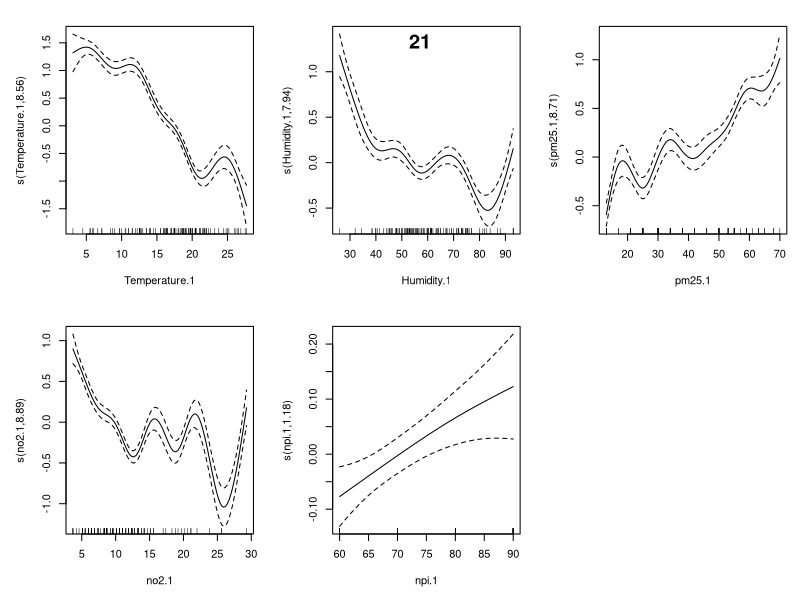
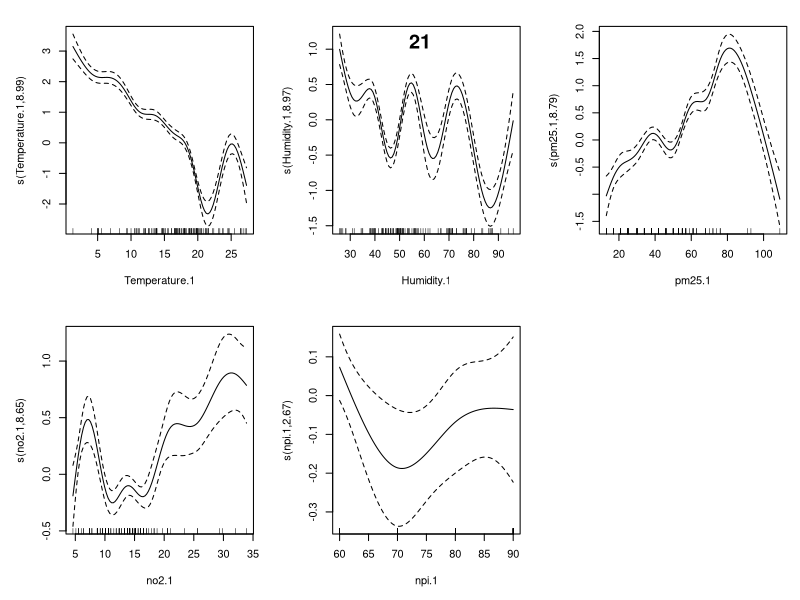

Generate these figures, in order, with R: (Note: this script raises an error after producing the figures.)
## ---- chunk 1
require(mgcv)
bologna <- read.csv("bologna_full.csv")
bologna <- na.omit(bologna)

modena <- read.csv("modena_full.csv")
modena <- na.omit(modena)

florence <- read.csv("florence_full.csv")
florence <- na.omit(florence)

rome <- read.csv("rome_full.csv")
rome <- na.omit(rome)

num_lag <- 21
climate_lag <- 4
## ---- chunk 2
for(i in num_lag:num_lag) {
num_lag <- i
bologna <- read.csv("bologna_full.csv") #Read in file
#Push temperature&humidity data back climate_lag days by adding empty data in front
#rep(NA, n) creates a vector of length n filled with NA
bologna$Temperature.1 <- c(rep(NA, climate_lag),  bologna$Temperature[(1):(nrow(bologna)-climate_lag)]) 
bologna$Humidity.1 <- c(rep(NA, climate_lag), bologna$Humidity[(1):(nrow(bologna)-climate_lag)])
bologna$pm25.1 <- c(rep(NA, climate_lag), bologna$pm25[(1):(nrow(bologna)-climate_lag)])
bologna$no2.1 <- c(rep(NA, climate_lag), bologna$no2[(1):(nrow(bologna)-climate_lag)])


#push npi back num_lag days
bologna$npi.1 <- c(rep(NA, num_lag), bologna$npi[(1):(nrow(bologna)-num_lag)])
#Omit the new NAs
bologna <- na.omit(bologna)

infections.gam <- gam(Daily ~ s(Temperature.1) + s(Humidity.1) + s(pm25.1) + s(no2.1)+ s(npi.1, k=4), family=poisson(link="log"), data=bologna)
plot(infections.gam,scale=0,se=2, shade=TRUE,pages=1)
title(main = i)
}
## ---- chunk 3
for(i in num_lag:num_lag) {
num_lag <- i
modena <- read.csv("modena_full.csv") #Read in file
#Push temperature&humidity data back climate_lag days by adding empty data in front
#rep(NA, n) creates a vector of length n filled with NA
modena$Temperature.1 <- c(rep(NA, climate_lag),  modena$Temperature[(1):(nrow(modena)-climate_lag)]) 
modena$Humidity.1 <- c(rep(NA, climate_lag), modena$Humidity[(1):(nrow(modena)-climate_lag)])
modena$pm25.1 <- c(rep(NA, climate_lag), modena$pm25[(1):(nrow(modena)-climate_lag)])
modena$no2.1 <- c(rep(NA, climate_lag), modena$no2[(1):(nrow(modena)-climate_lag)])

#push npi back num_lag days
modena$npi.1 <- c(rep(NA, num_lag), modena$npi[(1):(nrow(modena)-num_lag)])
#Omit the new NAs
modena <- na.omit(modena)

infections.gam <- gam(Daily ~ s(Temperature.1) + s(Humidity.1) + s(pm25.1) + s(no2.1) + s(npi.1, k=4), family=poisson(link="log"), data=modena)
plot(infections.gam,scale=0,se=2, shade=TRUE,pages=1)
title(main = i)
}

## ---- chunk 4
for(i in num_lag:num_lag) {
num_lag <- i
rome <- read.csv("rome_full.csv") #Read in file
#Push temperature&humidity data back climate_lag days by adding empty data in front
#rep(NA, n) creates a vector of length n filled with NA
rome$Temperature.1 <- c(rep(NA, climate_lag),  rome$Temperature[(1):(nrow(rome)-climate_lag)]) 
rome$Humidity.1 <- c(rep(NA, climate_lag), rome$Humidity[(1):(nrow(rome)-climate_lag)])
rome$pm25.1 <- c(rep(NA, climate_lag), rome$pm25[(1):(nrow(rome)-climate_lag)])
rome$no2.1 <- c(rep(NA, climate_lag), rome$no2[(1):(nrow(rome)-climate_lag)])

#push npi back num_lag days
rome$npi.1 <- c(rep(NA, num_lag), rome$npi[(1):(nrow(rome)-num_lag)])
#Omit the new NAs
rome <- na.omit(rome)

infections.gam <- gam(Daily ~ s(Temperature.1) + s(Humidity.1) + s(pm25.1)+s(npi.1, k=4) + s(no2.1), family=poisson(link="log"), data=rome)
plot(infections.gam,scale=0,se=2, shade=TRUE,pages=1)
title(main = i)
}
